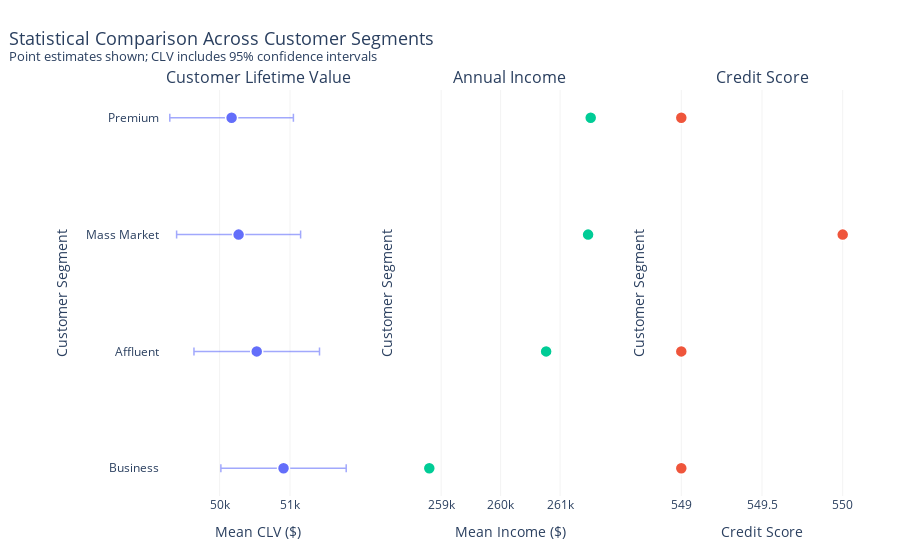

Notebook code for this chart:
### Markdown cell above
### Segment Metrics Forest Plot

### Code cell
segment_metrics_forest_plot_query = "SELECT * FROM gold.analytics_customer_segment_statistical_comparison"
segment_metrics_forest_plot_df = fetch_data(segment_metrics_forest_plot_query)

fig = make_subplots(
    rows=1, cols=3,
    shared_yaxes=True,
    subplot_titles=[
        "Customer Lifetime Value",
        "Annual Income",
        "Credit Score"
    ],
    horizontal_spacing=0.08
)

# ---------- CLV ----------
fig.add_trace(
    go.Scatter(
        x=segment_metrics_forest_plot_df["mean_clv"],
        y=segment_metrics_forest_plot_df["customer_segment"],
        mode="markers",
        marker=dict(
            size=12,
            color="#636EFA",
            line=dict(width=1.5, color="white")
        ),
        error_x=dict(
            type="data",
            symmetric=False,
            array=segment_metrics_forest_plot_df["clv_ci_upper"] - segment_metrics_forest_plot_df["mean_clv"],
            arrayminus=segment_metrics_forest_plot_df["mean_clv"] - segment_metrics_forest_plot_df["clv_ci_lower"],
            thickness=1.5,
            width=4,
            color="rgba(99,110,250,0.6)"
        ),
        hovertemplate=(
            "<b>%{y}</b><br>"
            "Mean CLV: <b>$%{x:,.2f}</b><br>"
            "<extra></extra>"
        ),
        showlegend=False
    ),
    row=1, col=1
)

# ---------- Income ----------
fig.add_trace(
    go.Scatter(
        x=segment_metrics_forest_plot_df["mean_income"],
        y=segment_metrics_forest_plot_df["customer_segment"],
        mode="markers",
        marker=dict(
            size=12,
            color="#00CC96",
            line=dict(width=1.5, color="white")
        ),
        hovertemplate=(
            "<b>%{y}</b><br>"
            "Mean Income: <b>$%{x:,.2f}</b>"
            "<extra></extra>"
        ),
        showlegend=False
    ),
    row=1, col=2
)

# ---------- Credit Score ----------
fig.add_trace(
    go.Scatter(
        x=segment_metrics_forest_plot_df["mean_credit_score"],
        y=segment_metrics_forest_plot_df["customer_segment"],
        mode="markers",
        marker=dict(
            size=12,
            color="#EF553B",
            line=dict(width=1.5, color="white")
        ),
        hovertemplate=(
            "<b>%{y}</b><br>"
            "Mean Credit Score: <b>%{x:.0f}</b>"
            "<extra></extra>"
        ),
        showlegend=False
    ),
    row=1, col=3
)

# ---------- Axis Styling ----------
fig.update_xaxes(
    title_text="Mean CLV ($)",
    showgrid=True,
    gridcolor="rgba(0,0,0,0.05)",
    zeroline=False,
    row=1, col=1
)

fig.update_xaxes(
    title_text="Mean Income ($)",
    showgrid=True,
    gridcolor="rgba(0,0,0,0.05)",
    zeroline=False,
    row=1, col=2
)

fig.update_xaxes(
    title_text="Credit Score",
    showgrid=True,
    gridcolor="rgba(0,0,0,0.05)",
    zeroline=False,
    row=1, col=3
)

fig.update_yaxes(
    title_text="Customer Segment",
    showgrid=False
)

# ---------- Layout ----------
fig.update_layout(
    title=dict(
        text="Statistical Comparison Across Customer Segments<br>"
             "<sup>Point estimates shown; CLV includes 95% confidence intervals</sup>",
        x=0.01,
        font=dict(size=18)
    ),
    template="plotly_white",
    height=550,
    margin=dict(l=160, r=40, t=90, b=40)
)

fig.show()

### Figure 1 — Plotly figure (JSON) as saved in the notebook; plotly's stock layout.template omitted (floating-point values rounded to 4 significant figures)
{"data": [{"error_x": {"array": [890.8, 892.3, 881.2, 878.5], "arrayminus": [890.8, 892.3, 881.2, 878.5], "color": "rgba(99,110,250,0.6)", "symmetric": false, "thickness": 1.5, "type": "data", "width": 4}, "hovertemplate": "<b>%{y}</b><br>Mean CLV: <b>$%{x:,.2f}</b><br><extra></extra>", "marker": {"color": "#636EFA", "line": {"color": "white", "width": 1.5}, "size": 12}, "mode": "markers", "showlegend": false, "type": "scatter", "x": [50910.0, 50530.0, 50270.0, 50170.0], "xaxis": "x", "y": ["Business", "Affluent", "Mass Market", "Premium"], "yaxis": "y"}, {"hovertemplate": "<b>%{y}</b><br>Mean Income: <b>$%{x:,.2f}</b><extra></extra>", "marker": {"color": "#00CC96", "line": {"color": "white", "width": 1.5}, "size": 12}, "mode": "markers", "showlegend": false, "type": "scatter", "x": [258800.0, 260800.0, 261500.0, 261500.0], "xaxis": "x2", "y": ["Business", "Affluent", "Mass Market", "Premium"], "yaxis": "y2"}, {"hovertemplate": "<b>%{y}</b><br>Mean Credit Score: <b>%{x:.0f}</b><extra></extra>", "marker": {"color": "#EF553B", "line": {"color": "white", "width": 1.5}, "size": 12}, "mode": "markers", "showlegend": false, "type": "scatter", "x": [549.0, 549.0, 550.0, 549.0], "xaxis": "x3", "y": ["Business", "Affluent", "Mass Market", "Premium"], "yaxis": "y3"}], "layout": {"annotations": [{"font": {"size": 16}, "showarrow": false, "text": "Customer Lifetime Value", "x": 0.14, "xanchor": "center", "xref": "paper", "y": 1, "yanchor": "bottom", "yref": "paper"}, {"font": {"size": 16}, "showarrow": false, "text": "Annual Income", "x": 0.5, "xanchor": "center", "xref": "paper", "y": 1, "yanchor": "bottom", "yref": "paper"}, {"font": {"size": 16}, "showarrow": false, "text": "Credit Score", "x": 0.86, "xanchor": "center", "xref": "paper", "y": 1, "yanchor": "bottom", "yref": "paper"}], "height": 550, "margin": {"b": 40, "l": 160, "r": 40, "t": 90}, "title": {"font": {"size": 18}, "text": "Statistical Comparison Across Customer Segments<br><sup>Point estimates shown; CLV includes 95% confidence intervals</sup>", "x": 0.01}, "xaxis": {"anchor": "y", "domain": [0, 0.28], "gridcolor": "rgba(0,0,0,0.05)", "showgrid": true, "title": {"text": "Mean CLV ($)"}, "zeroline": false}, "xaxis2": {"anchor": "y2", "domain": [0.36, 0.64], "gridcolor": "rgba(0,0,0,0.05)", "showgrid": true, "title": {"text": "Mean Income ($)"}, "zeroline": false}, "xaxis3": {"anchor": "y3", "domain": [0.72, 1], "gridcolor": "rgba(0,0,0,0.05)", "showgrid": true, "title": {"text": "Credit Score"}, "zeroline": false}, "yaxis": {"anchor": "x", "domain": [0, 1], "showgrid": false, "title": {"text": "Customer Segment"}}, "yaxis2": {"anchor": "x2", "domain": [0, 1], "matches": "y", "showgrid": false, "showticklabels": false, "title": {"text": "Customer Segment"}}, "yaxis3": {"anchor": "x3", "domain": [0, 1], "matches": "y", "showgrid": false, "showticklabels": false, "title": {"text": "Customer Segment"}}}}
